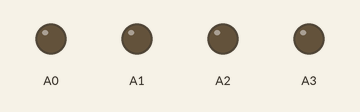
This sketch was run on a simulated Arduino Uno, built with avr-gcc and run on an emulated ATmega328P. Shown: output pins drawn as LEDs (lit = HIGH).

Above: at 0.5 s.
At 2.5 s:
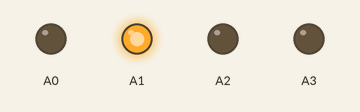
At 3.5 s:
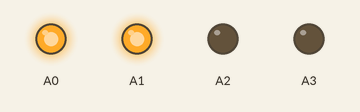
At 5.5 s:
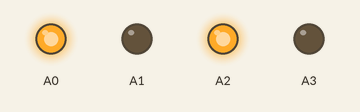
At 8.5 s:
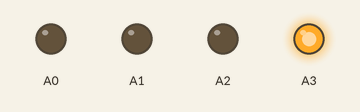
At 11.5 s:
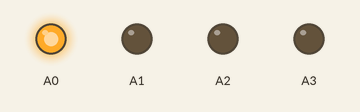
Timing chart, 0 to 13.0 s (numbered marks = the images above):
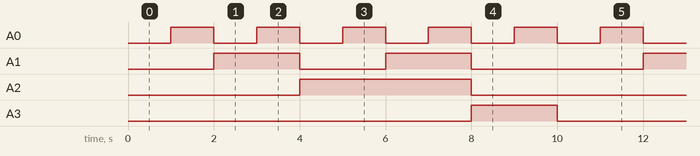

Measured:
- by itself, A0: alternates HIGH for 1.0 s and LOW for 1.0 s
- by itself, A1: repeats every 10.0 s: LOW 2.0 s, HIGH 2.0 s, LOW 4.0 s, HIGH 2.0 s
- by itself, A2: alternates HIGH for 4.0 s and LOW for 6.0 s
- by itself, A3: alternates HIGH for 2.0 s and LOW for 8.0 s

The sketch:

sample8_2.ino
```cpp
void setup() {
  // A0~A3까지 아날로그 포트를 출력으로 설정
  pinMode(A0, OUTPUT);
  pinMode(A1, OUTPUT);
  pinMode(A2, OUTPUT);
  pinMode(A3, OUTPUT);
}

void loop() {
  for (int i=0; i<10; i++) {
    // 비트 연산자를 이용해 숫자를 2진수로 표현 후
    // 각 2진수 자릿수에 각 아날로그 포트를 할당
    digitalWrite(A0, i&0x1);
    digitalWrite(A1, i&0x2);
    digitalWrite(A2, i&0x4);
    digitalWrite(A3, i&0x8);
    delay(1000);
}
}
```
